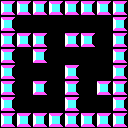

A 2D game scene composited from a Tiled map and its tileset images. What follows is a short description and the map's XML, with every tile layer's data as written:
An orthogonal 8x8 tile map with 16x16 px tiles, 1 tile layer (Laattataso 1).

<map version="1.2" tiledversion="1.3.5" orientation="orthogonal" renderorder="right-down" width="8" height="8" tilewidth="16" tileheight="16" infinite="0" nextlayerid="2" nextobjectid="1">
 <tileset firstgid="1" source="../editor_tiles.tsx" />
 <layer id="1" name="Laattataso 1" width="8" height="8">
  <data encoding="csv">
1,1,1,1,1,1,1,1,
1,0,0,0,0,0,0,1,
1,1,1,0,1,1,0,1,
1,0,1,0,0,0,0,1,
1,0,0,0,1,0,0,1,
1,0,1,0,1,0,1,1,
1,0,0,0,1,0,0,1,
1,1,1,1,1,1,1,1
</data>
 </layer>
</map>
